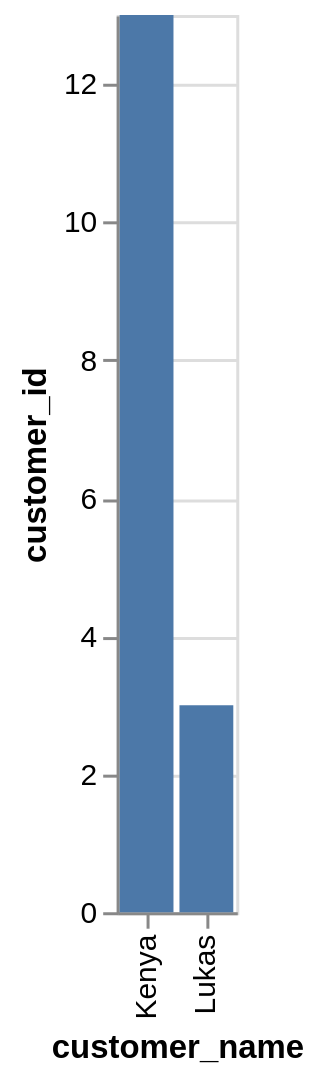

Vega-Lite specification stored for this chart:
### Vega-Lite specification from a JSON file in a GitHub repository (floating-point values rounded to 4 significant figures)
{"data": {"values": [{"x_data": "Kenya", "y_data": 13}, {"x_data": "Lukas", "y_data": 3}]}, "mark": "bar", "encoding": {"x": {"field": "x_data", "type": "nominal", "title": "customer_name", "sort": "ascending"}, "y": {"field": "y_data", "type": "quantitative", "title": "customer_id"}}}
